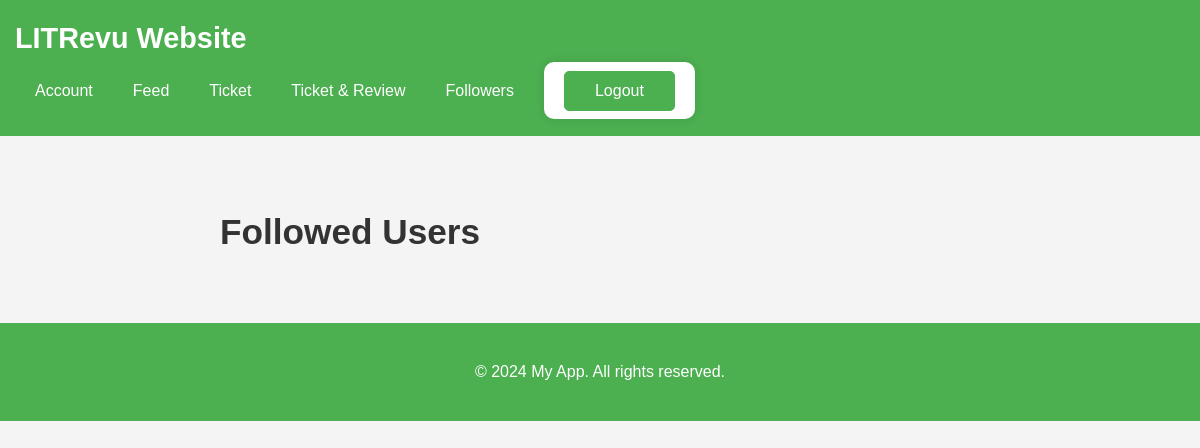
Before: /followed_users/ (signed in) with the older database file.
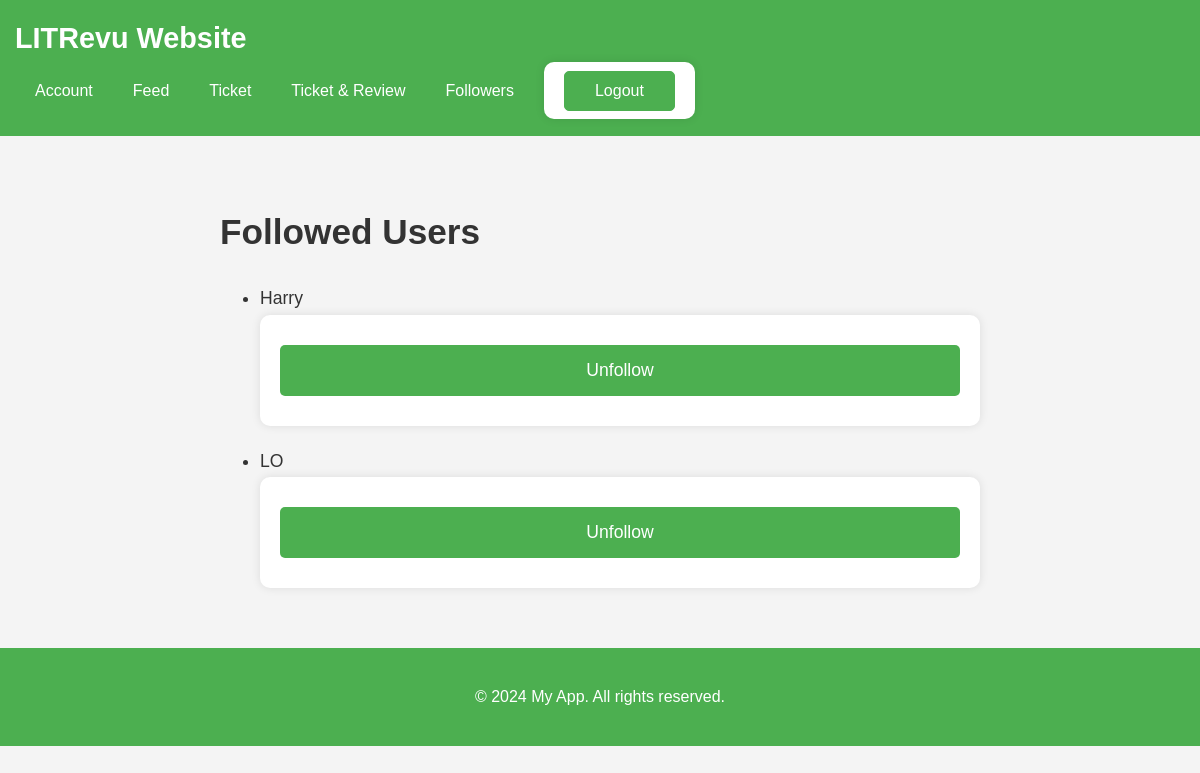
After: the same page with the newer database file.
### myapp/models.py (models this page shows, shortened)
class UserFollows(models.Model):
    user = models.ForeignKey(
        to=settings.AUTH_USER_MODEL, related_name="following", on_delete=models.CASCADE
    )
    followed_user = models.ForeignKey(
        to=settings.AUTH_USER_MODEL, related_name="followers", on_delete=models.CASCADE
    )
    class Meta:
        constraints = [
            UniqueConstraint(
                fields=["user", "followed_user"], name="unique_user_follow"
            )
        ]
        app_label = "myapp"
        verbose_name = "User Follow"
        verbose_name_plural = "User Follows"

### myapp/views.py (the view)
# urls.py: path("followed_users/", views.followed_users, name="followed_users"),
@login_required
def followed_users(request):
    follows = UserFollows.objects.filter(user=request.user)
    return render(request, "followed_users.html", {"follows": follows})

### myapp/context_processors.py (called while the page is built)
def media_url(request):
    return {"media_url": settings.MEDIA_URL}

### myapp/templates/followed_users.html (shortened to what this page needs)
{% extends 'base.html' %}
{% block content %}
    <h1>Followed Users</h1>
    <ul>
        {% for follow in follows %}
            <li>
                {{ follow.followed_user.username }}
                <form method="post" action="{% url 'myapp:unfollow_user' follow.followed_user.id %}">
                    <button type="submit">Unfollow</button>
                </form>
            </li>
        {% endfor %}
    </ul>
{% endblock %}

Changed rows visible on the page:
added UserFollows: followed_user.username "Harry"
added UserFollows: followed_user.username "LO"
